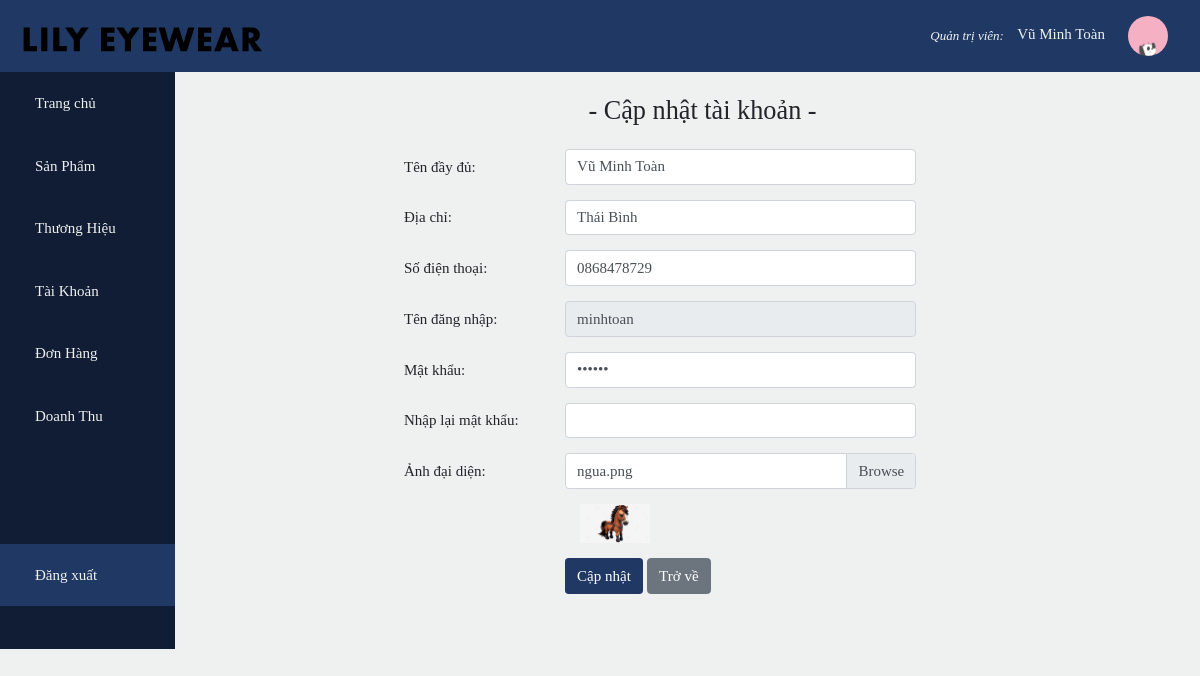
Page /admin/index.php?page=au&id=1 (signed in) on the committed database.
### tables this page shows
CREATE TABLE `account` (
  `id` int(11) NOT NULL,
  `name` varchar(50) DEFAULT NULL,
  `username` varchar(50) DEFAULT NULL,
  `password` varchar(50) DEFAULT NULL,
  `admin` bit(1) DEFAULT NULL,
  `phone` varchar(20) DEFAULT NULL,
  `address` varchar(255) DEFAULT NULL,
  `image` varchar(50) DEFAULT 'avatar.png'
);

### admin/account/update.php (the view, shortened to what this page needs)
<?php
if (isset($_GET['id']))
  $id = $_GET['id'];
require_once('../db_config/db_connect.php');
$sql_account = 'select * from account where id =' . $id;
$result_account = mysqli_query($conn, $sql_account);
$row = mysqli_fetch_array($result_account);
$name = $row['name'];
$username = $row['username'];
$password = $row['password'];
$phone = $row['phone'];
$address = $row['address'];
$img = $row['image'];
?>
<div class="mt-4">
  <h3 class=" text-center mb-4">- Cập nhật tài khoản -</h3>
  <form action="" method="post" enctype="multipart/form-data" style="width:50%;margin-left:20%">
    <div class="form-group row">
      <label class="col-sm-4 col-form-label">Tên đầy đủ: </label>
      <input type="text" name="name" class="form-control col-sm-8" value="<?php if (isset($name)) echo $name ?>">
    </div>
    <div class="form-group row">
      <label class="col-sm-4 col-form-label">Địa chỉ: </label>
      <input type="text" name="address" class="form-control col-sm-8" value="<?php if (isset($address)) echo $address ?>">
    </div>
    <div class="form-group row">
      <label class="col-sm-4 col-form-label">Số điện thoại: </label>
      <input type="text" name="phone" class="form-control col-sm-8" value="<?php if (isset($phone)) echo $phone ?>">
    </div>
    <div class="form-group row">
      <label class="col-sm-4 col-form-label">Tên đăng nhập: </label>
      <input type="text" name="username" disabled class="form-control col-sm-8" value="<?php if (isset($username)) echo $username ?>">
    </div>
    <div class="form-group row">
      <label class="col-sm-4 col-form-label">Mật khẩu: </label>
      <input type="password" name="password" class="form-control col-sm-8" value="<?php if (isset($password)) echo $password ?>">
    </div>
    <div class="form-group row">
      <label class="col-sm-4 col-form-label">Nhập lại mật khẩu: </label>
      <input type="password" name="passwordRT" class="form-control col-sm-8" value="<?php if (isset($passwordRT)) echo $passwordRT ?>">
    </div>
    <div class="form-group row">
      <label class="col-sm-4 col-form-label">Ảnh đại diện: </label>
      <div class="custom-file col-sm-8">
        <label class="custom-file-label" for="inputGroupFile01"><?php if (isset($img)) echo $img;
                                                                else echo "Chọn ảnh sản phẩm"; ?></label>
      </div>
    </div>
    <div class="row">
      <div class="col-sm-4"></div>
      <div class="col-sm-8"><img id="img_prv" <?php if (isset($img)) echo 'src="../img/' . $img . '"' ?>></div>
    </div>
    <div class="form-group row">
      <p class="col-sm-4"></p>
      <div class="col-sm-8 pl-0 pt-3">
        <input class="btn btn-color" type="submit" name="submit" value="Cập nhật">
        <a class="btn btn-secondary" href="index.php?page=a&pg=1">Trở về</a>
      </div>
    </div>
  </form>
</div>

### admin/style.css (style rules this page uses)
:root { --mainColor:#203864; --bgColor:#eff1f0; }
* { font-family: Bahnschrift Light; font-size: 15px; scroll-behavior: smooth; box-sizing: border-box; }
body { background-color: var(--bgColor); }
.btn-color { color: white; background-color: var(--mainColor); }
img { width: 70px; height: auto; }

### rows in the picture
account: name "Vũ Minh Toàn", address "Thái Bình", phone "0868478729", username "minhtoan", image "ngua.png", image (picture)

### other values in the picture
$_SESSION['adminName'] "Vũ Minh Toàn"
